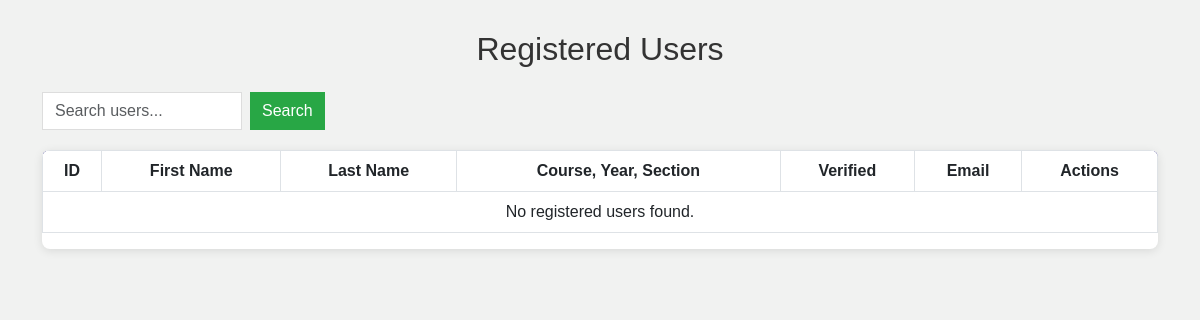
The app's page /admin/user_accounts/view_users.php, older data.
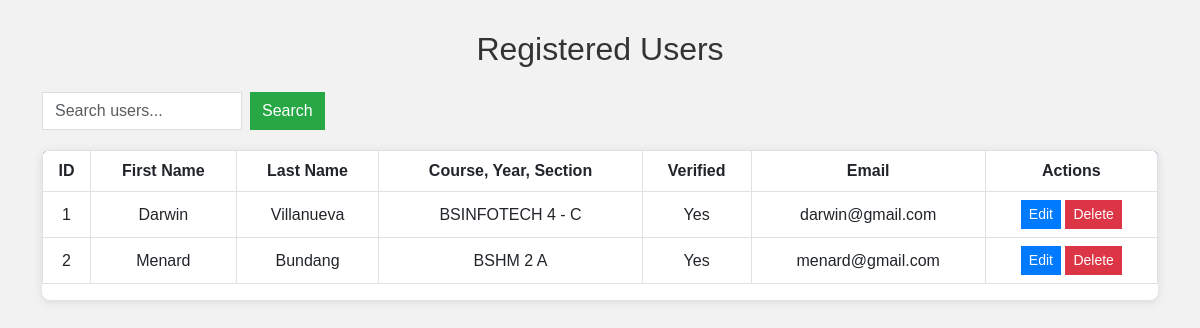
The same page, newer data.
### tables this page shows
CREATE TABLE `user_member` (
  `id` int NOT NULL,
  `first_name` varchar(100) NOT NULL,
  `last_name` varchar(100) NOT NULL,
  `course_year_section` varchar(255) NOT NULL,
  `verified` tinyint(1) NOT NULL DEFAULT '0',
  `email` varchar(255) NOT NULL,
  `password` varchar(255) NOT NULL,
  `registration_date` timestamp NULL DEFAULT CURRENT_TIMESTAMP,
  `college` varchar(50) NOT NULL
);

### admin/user_accounts/view_users.php (the view, shortened to what this page needs)
<?php
$conn = new mysqli("localhost", "root", "1234", "lfis_db");
$searchTerm = isset($_GET['search']) ? $conn->real_escape_string($_GET['search']) : '';
$sql = "SELECT * FROM user_member WHERE
        CONCAT_WS(' ', first_name, last_name, course_year_section, email) LIKE '%$searchTerm%'";
$result = $conn->query($sql);
?>
<!DOCTYPE html>
<html lang="en">
<head>
    <link rel="stylesheet" href="https://cdnjs.cloudflare.com/ajax/libs/bootstrap/5.3.0/css/bootstrap.min.css">
</head>
<body>
<section class="section">
<div class="container">
    <h2 class="text-center mb-4">Registered Users</h2>
    <form class="search-form d-flex" method="GET" action="view_users.php">
        <input type="text" name="search" class="form-control search-input" placeholder="Search users..." value="<?= htmlspecialchars($searchTerm) ?>">
        <button type="submit" class="btn search-button ms-2">Search</button>
    </form>
    <div class="table-responsive">
        <table class="table table-hover table-bordered">
            <thead>
                <tr>
                    <th>ID</th>
                    <th>First Name</th>
                    <th>Last Name</th>
                    <th>Course, Year, Section</th>
                    <th>Verified</th>
                    <th>Email</th>
                    <th>Actions</th>
                </tr>
            </thead>
            <tbody>
            <?php if ($result->num_rows > 0): ?>
                <?php while($row = $result->fetch_assoc()): ?>
                    <tr>
                        <td><?= $row['id'] ?></td>
                        <td><?= $row['first_name'] ?></td>
                        <td><?= $row['last_name'] ?></td>
                        <td><?= $row['course_year_section'] ?></td>
                        <td><?= $row['verified'] ? 'Yes' : 'No' ?></td>
                        <td><?= $row['email'] ?></td>
                        <td>
                            <a href="edit_user.php?id=<?= $row['id'] ?>" class="btn btn-edit btn-sm"><i class="fa fa-edit"></i> Edit</a>
                            <button class="btn btn-delete btn-sm" onclick="deleteUser(<?= $row['id'] ?>)">
                                <i class="fa fa-trash"></i> Delete
                            </button>
                        </td>
                    </tr>
                <?php endwhile; ?>
            <?php else: ?>
                <tr>
                    <td colspan="7" class="text-center">No registered users found.</td>
                </tr>
            <?php endif; ?>
            </tbody>
        </table>
    </div>
</div>
</section>
</body>
</html>

### admin/user_accounts/view_users.php (style rules this page uses)
body { background-color: #f1f2f1; color: #333; font-family: Arial, sans-serif; }
.container { margin-top: 30px; }
.table-responsive { background: #fff; box-shadow: 0 2px 10px rgba(0, 0, 0, 0.1); border-radius: 8px; }
.table thead { background-color: #0e0b71; color: white; }
.table th, .table td { text-align: center; vertical-align: middle; }
.btn { border-radius: 0; }
.btn-edit { background-color: #007bff; color: #fff; border: none; }
.btn-delete { background-color: #dc3545; color: #fff; border: none; position: relative; }
.search-form { margin-bottom: 20px; }
.search-input { border-radius: 0; box-shadow: none; border: 1px solid #ddd; width: 200px; }
.search-button { border-radius: 0; background-color: #28a745; color: #fff; border: none; }

Row changes from the older to the newer data that the page shows:
added user_member: id "1", first_name "Darwin", last_name "Villanueva", course_year_section "BSINFOTECH 4 - C", verified "Yes", email "darwin@gmail.com"
added user_member: id "2", first_name "Menard", last_name "Bundang", course_year_section "BSHM 2 A", verified "Yes", email "menard@gmail.com"
Text that changed along with them:
text no longer shown: "No registered users found."
